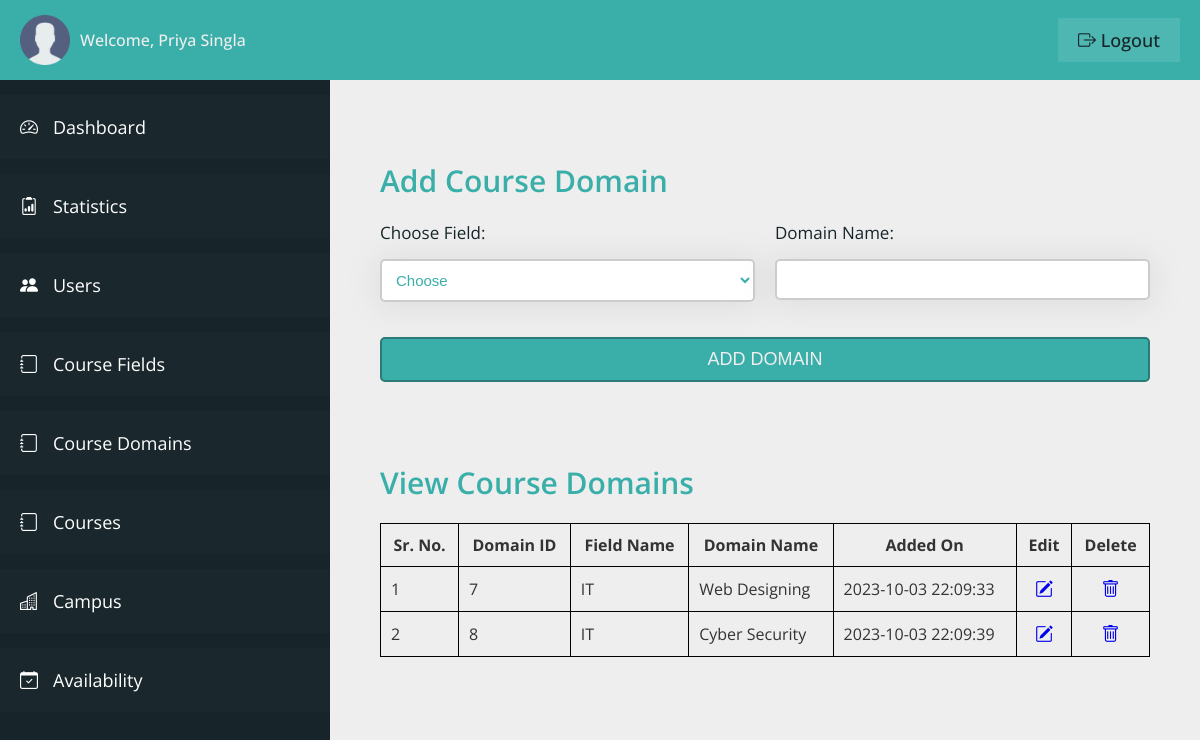
Page /admin/course-domains.php (signed in) on the earlier database version.
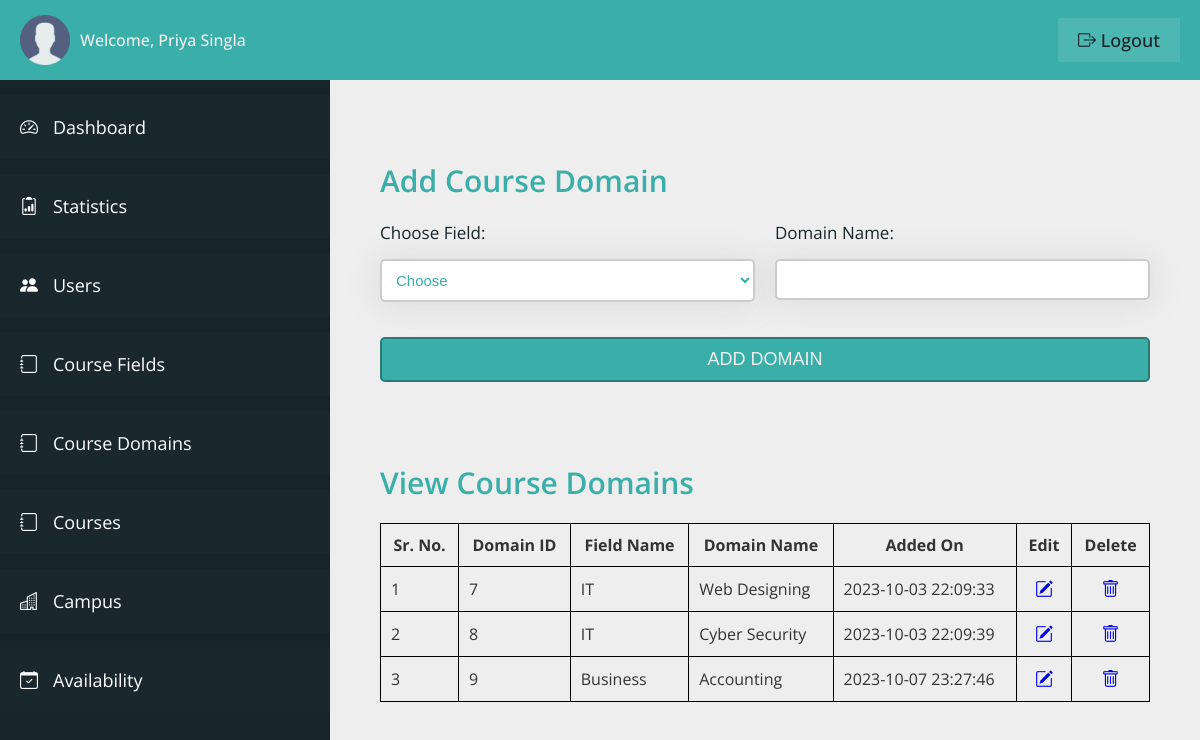
Same page on the later database version.
### tables this page shows
CREATE TABLE `admin_table` (
  `admin_id` int(11) NOT NULL,
  `admin_first_name` varchar(100) NOT NULL,
  `admin_last_name` varchar(100) NOT NULL,
  `admin_email` varchar(100) NOT NULL,
  `admin_password` varchar(100) NOT NULL
);

CREATE TABLE `course_domain` (
  `domain_id` int(11) NOT NULL,
  `domain_field` varchar(100) NOT NULL,
  `domain_name` varchar(100) NOT NULL,
  `added_on` datetime NOT NULL DEFAULT current_timestamp()
);

### admin/course-domains.php (the view, shortened to what this page needs)
<?php
include "../connection.php";
?>
<!DOCTYPE html>
<html lang="en">
<head>
    <link rel="stylesheet" href="css/style.css">
    <link rel="stylesheet" href="https://cdn.jsdelivr.net/npm/bootstrap-icons@1.11.0/font/bootstrap-icons.css">
</head>
<body>
    <div class="container">
        <header class="header">
            <div class="header__left">
                <img src="../img/user.png" class="admin__header-user" alt="Admin">
                <span class="header__admin-name">Welcome,
                    <?php
                    $q = "SELECT * FROM admin_table WHERE admin_id = '" . $_SESSION['adminIdVce'] . "'";
                    $r = mysqli_query($con, $q);
                    if (mysqli_num_rows($r) > 0) {
                        $row = mysqli_fetch_array($r);
                        echo $row['admin_first_name'] . ' ' . $row['admin_last_name'];
                    }
                    ?>
                </span>
            </div>
            <div class="header__right">
                <a href="logout.php" class="header__admin-logout"><i class="bi bi-box-arrow-right"></i> logout</a>
            </div>
        </header>
        <section class="sidebar">
            <ul class="sidebar__items">
                <a href="dashboard.php" class="sidebar__item-link">
                    <li class="sidebar__item">
                        <i class="bi bi-speedometer2"></i>
                        <span>Dashboard</span>
                    </li>
                </a>
                <a href="stats.php" class="sidebar__item-link">
                    <li class="sidebar__item">
                        <i class="bi bi-clipboard2-data"></i>
                        <span>Statistics</span>
                    </li>
                </a>
                <a href="users.php" class="sidebar__item-link">
                    <li class="sidebar__item">
                        <i class="bi bi-people-fill"></i>
                        <span>Users</span>
                    </li>
                </a>
                <a href="course-fields.php" class="sidebar__item-link">
                    <li class="sidebar__item">
                        <i class="bi bi-journal"></i>
                        <span>Course Fields</span>
                    </li>
                </a>
                <a href="course-domains.php" class="sidebar__item-link">
                    <li class="sidebar__item">
                        <i class="bi bi-journal"></i>
                        <span>Course Domains</span>
                    </li>
                </a>
                <a href="courses.php" class="sidebar__item-link">
                    <li class="sidebar__item">
                        <i class="bi bi-journal"></i>
                        <span>Courses</span>
                    </li>
                </a>
                <a href="campus.php" class="sidebar__item-link">
                    <li class="sidebar__item">
                        <i class="bi bi-buildings"></i>
                        <span>Campus</span>
                    </li>
                </a>
                <a href="user-availability.php" class="sidebar__item-link">
                    <li class="sidebar__item">
                        <i class="bi bi-calendar-check"></i>
                        <span>Availability</span>
                    </li>
                </a>
            </ul>
        </section>
        <main class="main__content">
            <div class="login-container-2">
                <form action="<?php echo htmlspecialchars($_SERVER['PHP_SELF']) ?>" method="post" class="login__form">
                    <h3 class="heading-3">Add Course Domain</h3>
                    <div class="input">
                        <label class="label__text">Choose Field:</label>
                        <select name="f_name" class="input__box" required>
                            <option selected disabled hidden>Choose</option>
                        </select>
                    </div>
                    <div class="input">
                        <label class="label__text">Domain Name:</label>
                        <input type="text" class="input__box" name="d_name" required>
                    </div>
                    <div class="input input__btn">
                        <input type="submit" value="Add Domain" class="btn" name="add_domain">
                    </div>
                </form>
            </div>
            <div class="view__container">
                <h3 class="heading-3">View Course Domains</h3>
                <div class="table__container">
                    <table class="table">
                        <thead>
                            <th>Sr. No.</th>
                            <th>Domain ID</th>
                            <th>Field Name</th>
                            <th>Domain Name</th>
                            <th>Added On</th>
                            <th>Edit</th>
                            <th>Delete</th>
                        </thead>
                        <tbody>
                            <?php
                            $q1 = "Select * from course_domain";
                            $r1 = mysqli_query($con, $q1);
                            $count = 1;
                            while ($row1 = mysqli_fetch_array($r1)) { ?>
                            <tr>
                                <td><?php echo $count; ?></td>
                                <td><?php echo $row1['domain_id']; ?></td>
                                <td><?php echo $row1['domain_field']; ?></td>
                                <td><?php echo $row1['domain_name']; ?></td>
                                <td><?php echo $row1['added_on']; ?></td>
                                <td style="text-align: center;font-size:1.8rem;">
                                    <a href="course-domains-edit.php?did=<?php echo $row1['domain_id']; ?>">
                                        <i class="bi bi-pencil-square"></i>
                                    </a>
                                </td>
                                <td style="text-align: center;font-size:1.8rem;">
                                    <a onclick="return confirm('Are you sure you want to delete this item?');"
                                        href="course-domains-delete.php?did=<?php echo $row1['domain_id']; ?>">
                                        <i class="bi bi-trash"></i>
                                    </a>
                                </td>
                            </tr>
                            <?php
                                $count++;
                            }
                            ?>
                        </tbody>
                    </table>
                </div>
            </div>
        </main>
    </div>
</body>
</html>

### admin/css/style.css (style rules this page uses)
:root { --color-primary: #3aafa9; --color-primary-dark: #2b7a78; --color-primary-light: #def2f1; --color-secondary: #17252a; --color-secondary-dark: #101a1d; --color-secondary-light: #377084; --color-grey-light-1: #999; --color-grey-light-2: #ccc; --color-grey-light-3: #eee; --color-grey-dark-1: #242424; --color-grey-dark-2: #333; --color-grey-dark-3: #474747; --color-white: #fff; --font-default: "Open Sans", sans-serif; }
*, *::before, *::after { margin: 0; padding: 0; box-sizing: inherit; }
html { font-size: 62.5%; box-sizing: border-box; }
body { color: var(--color-grey-dark-2); font-family: var(--font-default); }
.container { height: 100vh; display: grid; grid-template-columns: 33rem 1fr; grid-template-rows: 8rem calc(100vh - 8rem); }
.header { grid-column: 1 / -1; background-color: var(--color-primary); display: flex; align-items: center; justify-content: space-between; padding: 0 2rem; }
.header__left { display: flex; align-items: center; gap: 1rem; }
.admin__header-user { width: 5rem; }
.header__admin-name { font-size: 1.6rem; color: var(--color-grey-light-3); font-weight: 500; }
.header__admin-logout:link, .header__admin-logout:visited { font-size: 1.8rem; color: var(--color-secondary); background-color: rgba(255, 255, 255, 0.1); text-decoration: none; text-transform: capitalize; font-weight: 500; padding: 1rem 2rem; transition: all 0.2s; }
.sidebar { background-color: var(--color-secondary); overflow-y: scroll; padding-top: 1.5rem; scroll-behavior: smooth; }
.sidebar__item { padding: 2rem; background-color: rgba(255, 255, 255, 0.01); margin-bottom: 1.5rem; display: flex; gap: 1.5rem; transition: all 0.2s; }
.sidebar__item-link:link, .sidebar__item-link:visited { color: var(--color-white); text-decoration: none; font-size: 1.8rem; }
.main__content { background-color: var(--color-grey-light-3); padding: 8rem 5rem; overflow-y: scroll; scroll-behavior: smooth; }
.login__form { display: grid; grid-template-columns: repeat(2, 1fr); grid-column-gap: 2rem; }
.heading-3 { font-size: 3rem; font-weight: 600; color: var(--color-primary); margin-bottom: 2rem; grid-column: 1 / -1; }
.input__btn { grid-column: 1 / -1; }
.input { display: flex; flex-direction: column; gap: 1.5rem; }
.label__text { font-size: 1.7rem; font-weight: 400; color: var(--color-secondary); }
.input__box { padding: 1rem; border: 2px solid var(--color-grey-light-2); border-radius: 5px; background-color: var(--color-white); color: var(--color-primary); box-shadow: 0px 0.2rem 3rem 0.2rem rgba(156, 156, 156, 0.2); font-size: 1.5rem; margin-bottom: 2rem; }
.btn { padding: 1rem; font-size: 1.8rem; text-transform: uppercase; font-weight: 500; margin-top: 1.5rem; background-color: var(--color-primary); border: 2px solid var(--color-primary-dark); color: var(--color-grey-light-3); border-radius: 5px; cursor: pointer; }
.view__container { margin-top: 8rem; }
.table { border-collapse: collapse; font-size: 1.6rem; width: 100%; }
th, td { border: 1px solid #000; padding: 1rem; }

Differences in the rows shown:
added course_domain: domain_id "9", domain_field "Business", domain_name "Accounting", added_on "2023-10-07 23:27:46"
